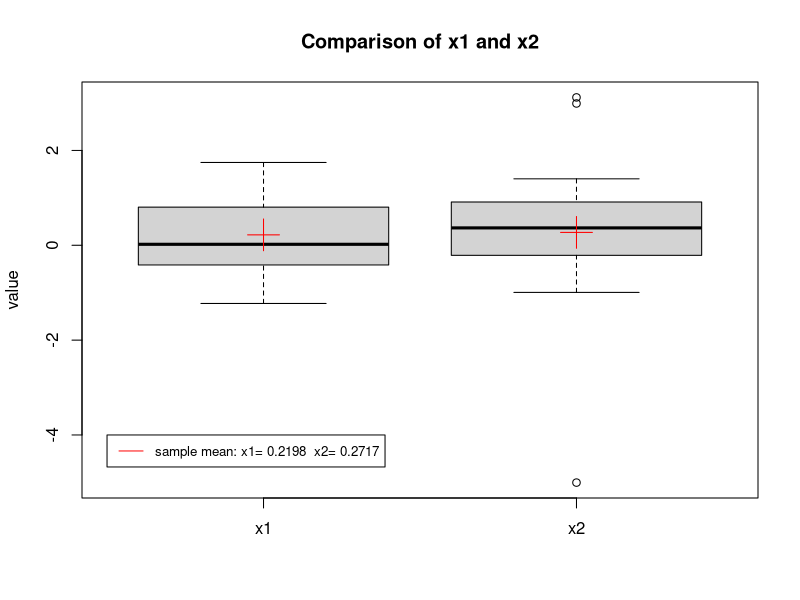
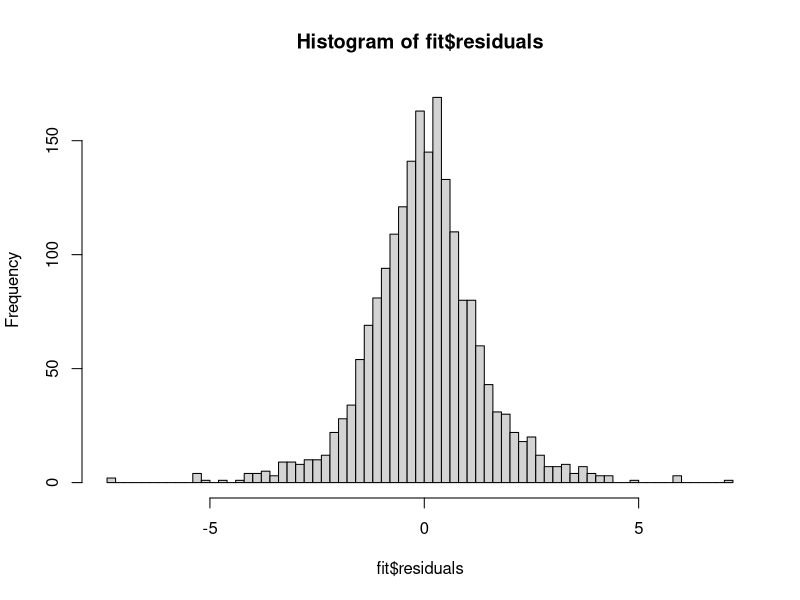

Here is the R script that generated these plots, in order:
## ---- chunk 1
matricul.number <- 12202211
x1 <- c(-0.673, -0.584, 0.572, -0.341, -0.218, 0.603, -0.415, -0.013, 0.763, 0.804, 0.054, 1.746, -0.472, 1.638, -0.578, 0.947, -0.329, -0.188, 0.794, 0.894, -1.227, 1.059)
x2 <- c(0.913, -0.639, 2.99, -5.004, 3.118, 0.1, 1.128, 0.579, 0.32, -0.488, -0.994, -0.212, 0.413, 1.401, 0.007, 0.568, -0.005, 0.696)
set.seed(matricul.number)
## ---- chunk 2
library(ggplot2)
par(mfrow=c(1,1))
boxplot(x1,x2, main = "Comparison of x1 and x2", ylab = "value", names = c("x1", "x2"))
points(x=1, y = mean(x1), col='red', pch=3, cex = 3)
points(x=2, y = mean(x2), col='red', pch=3, cex = 3)
legend(.5,-4 , legend=c(paste("sample mean: x1=",round(mean(x1),digits=4), " x2=",round(mean(x2),digits=4))),
       col=c("red"), lty=1:2, cex=0.8)
## ---- chunk 3
#Sampling with replacement from each group
sampling_1 <- function(data,n, size=length(data)){
  samples = numeric(n)
  return(replicate(n, sample(data, size=size, replace=TRUE)))
}
  
#Centering both samples and then resample from the combined samples x1 and x2 for n1 and n2 times. 
sampling_2 <- function(data1,data2,n1,n2, size1=length(data1),size2=length(data2)){
  #centreing 
  data1 <- data1-mean(data1)
  data2 <- data2-mean(data2)
  combined <- c(data1,data2)
  sampl_x1 <- replicate(10000, sample(combined, size=size1, replace=TRUE))
  sampl_x2 <- replicate(10000, sample(combined, size=size2, replace=TRUE))
  return(list("sampl_x1" = sampl_x1, "sampl_x2" = sampl_x2))
}
## ---- chunk 4
test_stat <- function(x1,x2){
  return((mean(x1) - mean(x2))/sd(x1))
}
## ---- chunk 5
#Generating bootstraps
n=10000
mean_x1 = mean(x1)
mean_x2 = mean(x2)
boot1_x1<- sampling_1(x1, n=n)
boot1_x2<- sampling_1(x2, n=n)

boot2 <- sampling_2(x1,x2,n,n)
boot2_x1 <- boot2[[1]]
boot2_x2 <- boot2[[2]]

tests_x1 <- test_stat(x1,x2) #H0: x1 = x2
## ---- chunk 6
#Methode 1
#test statistic 
bootstap_tests_x1 <- numeric(n)
p_value_x1 <- 1

for(i in 1:n){
  bootstap_tests_x1[i] <- test_stat(boot1_x2[,i],x2)
  if(abs(bootstap_tests_x1[i]) > abs(tests_x1)){
    p_value_x1 <- p_value_x1 + 1}
}
p_value_x1 <- p_value_x1/(n+1)

# CI 
a = .025 
b = 1-a

ci_1_x1 <-  quantile(bootstap_tests_x1,c(a,b))

a = .005 
b = 1-a

ci_1_x1_99 <-  quantile(bootstap_tests_x1,c(a,b))

## ---- chunk 7
#Method 2
# h0: x1=x2
p_value2_x1 <- 1
t_values1 = numeric(n)

for(i in 1:n){
    t_values1[i] <- test_stat(boot2_x1[,i],boot2_x2[,i])  # bootstrap test statistic
    if( (abs(t_values1[i]) > abs(tests_x1)) ){
      p_value2_x1 <- p_value2_x1 + 1}
}

p_value2_x1 <- p_value2_x1/(n+1)


# CI 
a = .025 
b = 1-a

ci_2_x1 <-  quantile(t_values1,c(a,b))

a = .005 
b = 1-a

ci_2_x1_99 <-  quantile(t_values1,c(a,b))

## ---- chunk 8
indices <- seq(from = 1, to = length(x1) + length(x2), by = 1)
combined <- c(x1, x2)

t_stat_x1 <- c()

for (i in 1:n) {
  x1_indices <- sample(indices, size = length(x1), replace = FALSE)
  boot_x1 <- combined[x1_indices]
  t_stat_x1 <- c(t_stat_x1, test_stat(boot_x1,x2))
}

p_value_x1 <- 1

for(i in 1:n){
  if(abs(t_stat_x1[i]) > abs(tests_x1)){
    p_value_x1 <- p_value_x1 + 1}
}
p_value3_x1 <- p_value_x1/(n+1)

# CI 
a = .025 
b = 1-a

ci_3_x1 <-  quantile(t_stat_x1,c(a,b))

a = .005 
b = 1-a

ci_3_x1_99 <-  quantile(t_values1,c(a,b))
## ---- chunk 9
knitr::opts_chunk$set(warning = FALSE, message = FALSE) 
## ---- chunk 10
# First method
Wilcox_boot_x1 <- c()
for(i in 1:n){
  Wilcox_boot_x1 <- c(Wilcox_boot_x1, wilcox.test(boot1_x1[,i], x2, paired = FALSE)$statistic)
}
will_original <- wilcox.test(x1, x2, paired = FALSE)$statistic

p_value_x1 <- 1
for(i in 1:n){
  if(abs(Wilcox_boot_x1[i]) > abs(will_original)){
    p_value_x1 <- p_value_x1 + 1}
}
p_value_x1 <- p_value_x1/(n+1)

# Saecond method
Wilcox_boot_x1_2 <- c()
for(i in 1:n){
  Wilcox_boot_x1_2 <- c(Wilcox_boot_x1_2, wilcox.test(boot2_x1[,i], x2, paired = FALSE)$statistic)
}
p_value_x1_2 <- 1
for(i in 1:n){
  if(abs(Wilcox_boot_x1_2[i]) > abs(will_original)){
    p_value_x1_2 <- p_value_x1_2 + 1}
}
p_value_x1_2 <- p_value_x1_2/(n+1)

# CI 
a = .025 
b = 1-a
ci_Wilcox_boot_x1 <-  quantile(Wilcox_boot_x1,c(a,b))
Wilcox_boot_x1_2 <-  quantile(Wilcox_boot_x1_2,c(a,b))
a = .005 
b = 1-a
ci_Wilcox_boot_x1_99 <-  quantile(Wilcox_boot_x1,c(a,b))
Wilcox_boot_x1_2_99 <-  quantile(Wilcox_boot_x1_2,c(a,b))

## ---- chunk 11
wilcox <- wilcox.test(x1, x2, paired = FALSE)
wilcox
ttest <- t.test(x1,x2, paired = FALSE)
ttest

## ---- chunk 12
model <- function(n){
  x1 <-  rnorm(n, mean = 2, sd = 3)
  x2 <- runif(n, min = 2, max = 4)
  eps <- rt(n, df = 5)
  x3 <- runif(n, min = -2, max = 2)
  y <- 3+ 2*x1 + x2 + eps
  df <- data.frame(y,x1,x2,x3)
  return(df)
}

x3  <- function(){
  return(runif(1,-2,2))
}
## ---- chunk 13
n <- 2000
data <- model(n)
## ---- chunk 14
library(boot)

fit <- lm(y~., data=data)
hist(fit$residuals, breaks = 100)
## ---- chunk 15
reg.fun <- function(x){
  return(coef(lm(y ~ x1+x2+x3, data = x)))
}
reg.sim <- function(x, resi){
  x$y <- (resi$yhat + sample(resi$res, replace = TRUE))
  return(x)
}

res <- resid(fit)
yhat <- fitted(fit)
reg2 <- data.frame(yhat, res)

fit.boot <- boot(data, reg.fun, R=1000, sim="parametric", ran.gen=reg.sim, mle = reg2)
x1_coef_ci <- quantile(fit.boot$t[,2], c(0.005,0.025,0.975, 0.995))
x2_coef_ci <- quantile(fit.boot$t[,3], c(0.005,0.025,0.975, 0.995))
x3_coef_ci <- quantile(fit.boot$t[,4],  c(0.005,0.025,0.975, 0.995))


df <- data.frame(
  x1 = x1_coef_ci,
  x2 = x2_coef_ci,
  x3 = x3_coef_ci
)

knitr::kable(df, caption="CI for paramters")
## ---- chunk 16
fit <- lm(y ~ x1+x2+x3, data = data)
res <- resid(fit)
yhat <- fitted(fit)
reg_model <- data.frame(yhat, res)
reg_fun <- function(x, idx){
  return(coef(lm(y ~ x1+x2+x3, data = x[idx, ])))
}

fit.boot_pairs <- boot(data, reg_fun, R = 1000)

bot_pair_sol <- fit.boot_pairs$t
x1_coef_pairs <- quantile(bot_pair_sol[,2], c(0.005,0.025,0.975, 0.995))
x2_coef_pairs <- quantile(bot_pair_sol[,3], c(0.005,0.025,0.975, 0.995))
x3_coef_pairs <- quantile(bot_pair_sol[,4], c(0.005,0.025,0.975, 0.995))

df <- data.frame(
  x1 = x1_coef_ci,
  x2 = x2_coef_ci,
  x3 = x3_coef_ci
)

knitr::kable(df, caption="CI for paramters")
